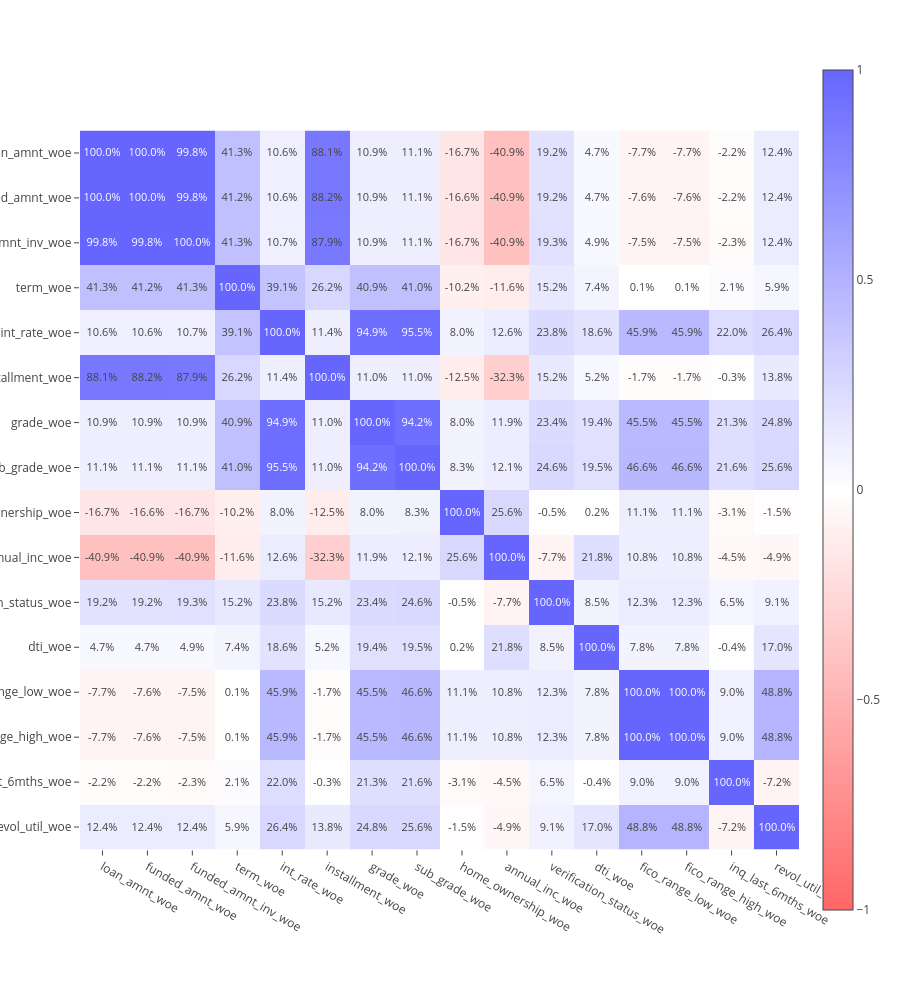

Source (notebook cell):
### Code cell
fig = px.imshow(cat_binner.corr, 
                text_auto=True, 
                template = 'none', 
                zmax = 1, 
                zmin=-1,
                height=1000)
fig.update_traces(texttemplate = '%{z:0.1%}')
fig.update_coloraxes(colorscale=[[0, 'rgb(255,102,102)'], [0.5, 'rgb(255,255,255)'], [1, 'rgb(102,102,255)']])
fig

### Figure 1 — Plotly figure (JSON) as saved in the notebook; plotly's stock layout.template omitted (floating-point values rounded to 4 significant figures; data arrays with more than 128 entries replaced by an {"elided": "..."} marker saying what was removed)
{"data": [{"coloraxis": "coloraxis", "hovertemplate": "x: %{x}<br>y: %{y}<br>color: %{z}<extra></extra>", "name": "0", "texttemplate": "%{z:0.1%}", "type": "heatmap", "x": ["loan_amnt_woe", "funded_amnt_woe", "funded_amnt_inv_woe", "term_woe", "int_rate_woe", "installment_woe", "grade_woe", "sub_grade_woe", "home_ownership_woe", "annual_inc_woe", "verification_status_woe", "dti_woe", "fico_range_low_woe", "fico_range_high_woe", "inq_last_6mths_woe", "revol_util_woe"], "xaxis": "x", "y": ["loan_amnt_woe", "funded_amnt_woe", "funded_amnt_inv_woe", "term_woe", "int_rate_woe", "installment_woe", "grade_woe", "sub_grade_woe", "home_ownership_woe", "annual_inc_woe", "verification_status_woe", "dti_woe", "fico_range_low_woe", "fico_range_high_woe", "inq_last_6mths_woe", "revol_util_woe"], "yaxis": "y", "z": {"elided": "16x16 float values"}}], "layout": {"coloraxis": {"cmax": 1, "cmin": -1, "colorscale": [[0, "rgb(255,102,102)"], [0.5, "rgb(255,255,255)"], [1, "rgb(102,102,255)"]]}, "height": 1000, "margin": {"t": 60}, "xaxis": {"anchor": "y", "constrain": "domain", "domain": [0, 1], "scaleanchor": "y"}, "yaxis": {"anchor": "x", "autorange": "reversed", "constrain": "domain", "domain": [0, 1]}}}
